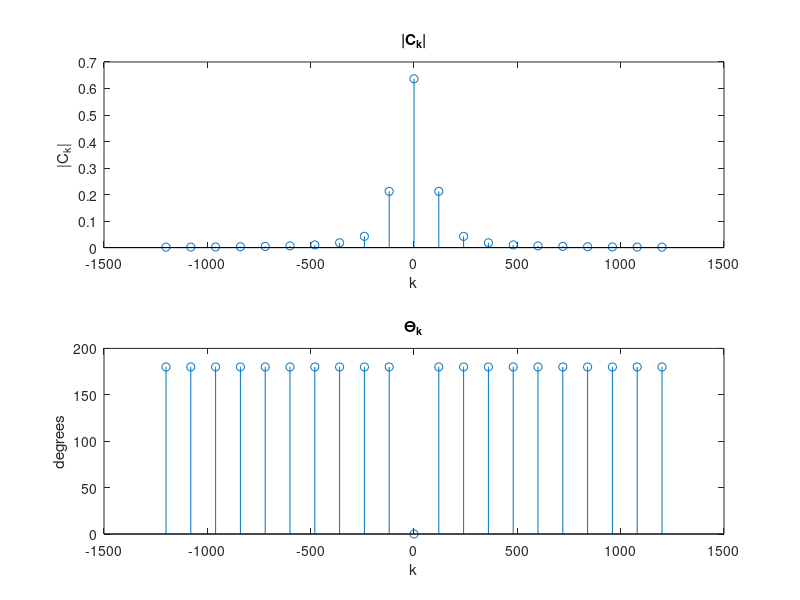
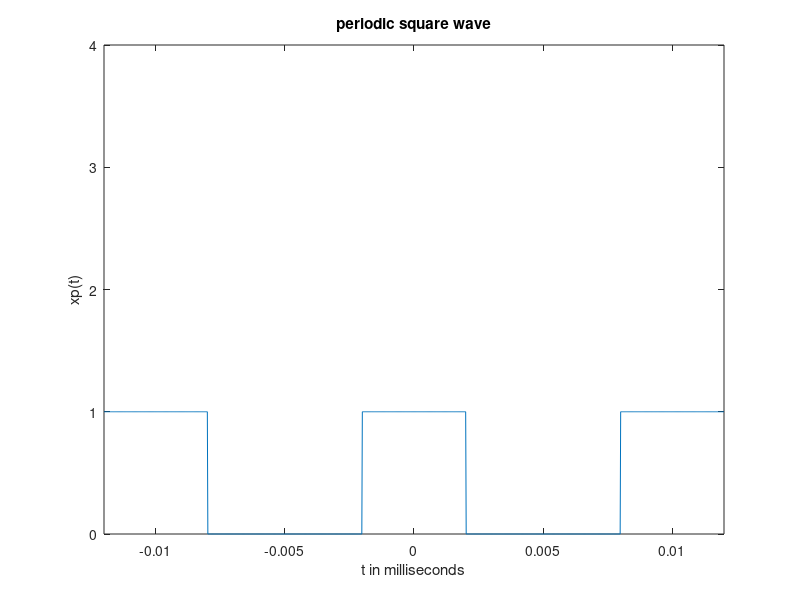
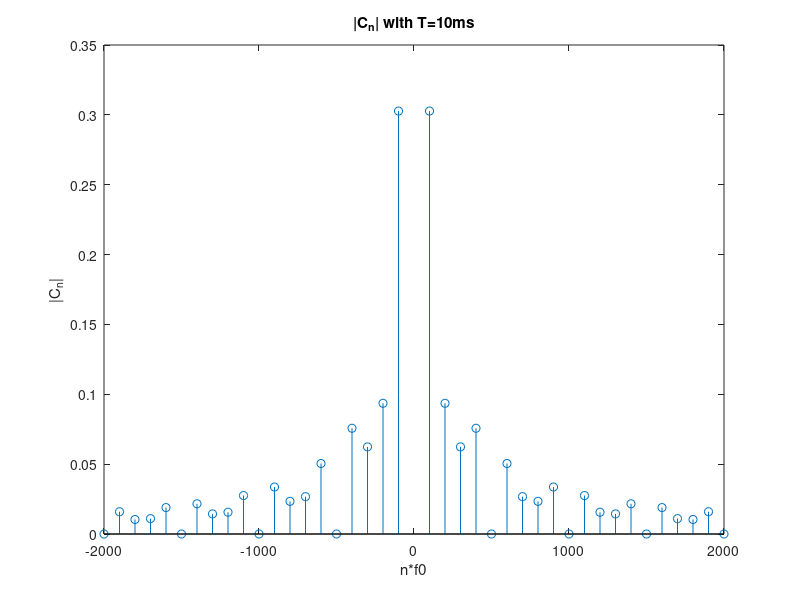
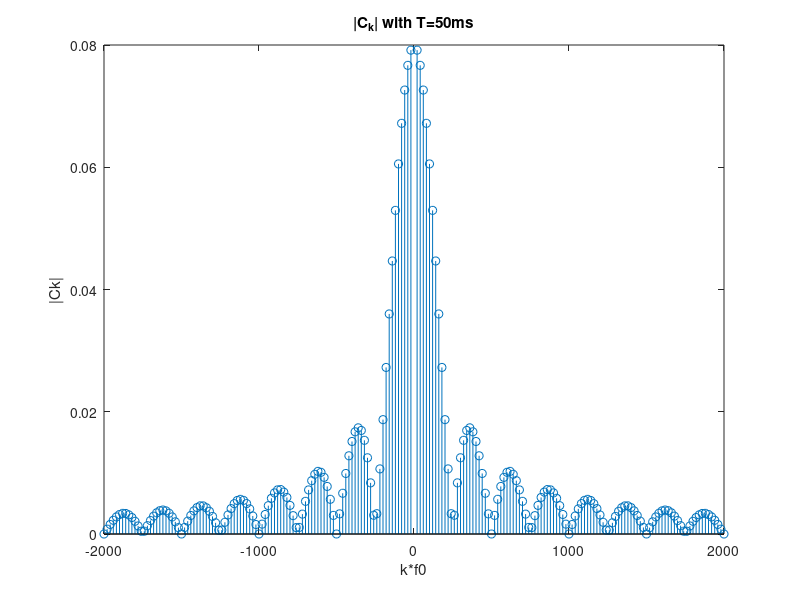

These figures' MATLAB source, in order:
% Alberto Pizano
% ECE301 
% Lab 9
clc;
clear;

% PART 1
f0 = 120; % f0 is 120Hz
T = 1/120;
w0 = 2*pi/T; % w0 is 240*pi
A = 1;
e = exp(1);

k = -10:1:10;  
Ck = -2*A./(pi*(4*k.^2-1));
    
figure;
subplot(211); % 
stem(k*f0,abs(Ck)); %must be k*f0
title('|C_k|');
xlabel('k');
%xlim([-1200 1200]);
ylabel('|C_k|');

subplot(212);
stem(k*f0,angle(Ck)*(180/pi));
title('\Theta_k');
xlabel('k');
%xlim([-1200 1200]);
ylabel('degrees');

% PART 2
A = 1; %pulse amplitude
a = 2e-3;
T = 10e-3;
f0_2 = 1/T; % 100
w0_2 = 2*pi/T;
dt = 1/50000;
tAxis = -12e-3:dt:12e-3;
Ck_2 = 2*a*A/T; % square wave offset

xp = zeros(1,length(tAxis));

tm1 =find(tAxis >= -T-a & tAxis <= -T+a);
xp(tm1) = A;

tm2 = find(tAxis >= -a & tAxis <= a);
xp(tm2) = A;

tm3 = find(tAxis >= T-a & tAxis <= T+a);
xp(tm3) = A;

figure;
plot(tAxis,xp)
xlabel('t in milliseconds')
title('periodic square wave')
ylabel('xp(t)')
ylim([0 4])
xlim([-T-a T+a])

for k = -3:1:3
    if k~= 0 % NOT equal to 0; dc offset
    Ck_2 = Ck_2 + A/(k*pi) * sin((2*pi*k*a)/T) * e.^(j*k*w0_2*tAxis);
    %if(k == 1 | k == 2 | k == 3)
    %fprintf('The coefficient C%d is %0.4f \n',k,squareWave);
    %end
    end
end

n = -20:1:20;
Ck_2_2 =  A./(n*pi).*sin((2*pi*n*a)./T) 

figure;
stem(n*f0_2, abs(Ck_2_2));
hold on;
title('|C_n| with T=10ms');
xlabel('n*f0');
%xlim([-1200 1200]);
ylabel('|C_n|');

% PART 3
a = .002
A = 1;
T = .05;
f0_3 = 1/T;
w0_3 = 2*pi*f0_3;

k = -100:1:100;
Ck_3 = ((A)./(k*pi)).*sin(k*w0_3*a);

figure;
stem(k*f0_3, abs(Ck_3));
hold on;
xlabel('k*f0');
ylabel('|Ck|');
title('|C_k| with T=50ms');


% PART 4
a = .002;
A = 1;
T_2 = 0.05;
f0_4 = 1/T_2;
w0_4 = 2*pi*f0_4;

k = -200:1:200;
Ck_4 = ((A)./(k*pi)).*sin(k*w0_4*a);

figure;
stem(k*f0_4, abs(Ck_4));
xlabel('k*f0');
ylabel('|C_k|');
title('|C_k| with T=100ms');
hold on;

% PART 5


% PART 6
a = 0.002;
df = .5;
fr = -2000:df:2000;
Xf = (a*(sin(pi*fr*a))./(pi*fr*a))

figure;
plot(fr,Xf)
grid on;
xlabel('f')
ylabel('X(f)')
title('Periodic Signal of Fig.1')

% PART 7
a = .004;
df = .5;
fr = -2000:df:2000;
Xf_2 = (a*sin(pi*fr*a))./(pi*fr*a);

figure;
plot(fr, Xf_2)
grid on;
xlabel('f')
ylabel('X(f)')
title('Fig.2 8ms Rectangular Pulse Width')

% PART 8 
a = 0.01;
df = 0.5;
fr = -2000:df:2000;
Xf_3 = (a*sin(pi*fr*a))./(pi*fr*a);

figure;
plot(fr,Xf_3)
grid on;
xlabel('f')
ylabel('X(f)')
title('Fig.2 20ms Rectangular Pulse Width')